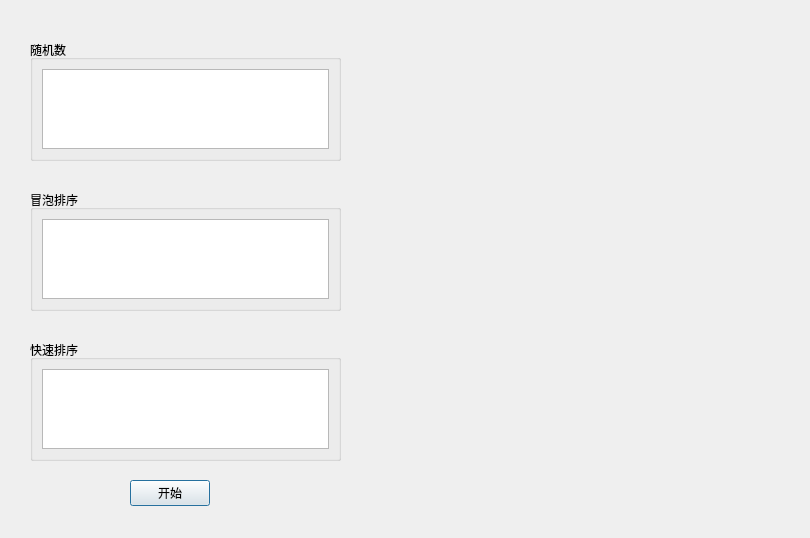
<?xml version="1.0" encoding="UTF-8"?>
<ui version="4.0">
 <class>TestThread</class>
 <widget class="QDialog" name="TestThread">
  <property name="geometry">
   <rect>
    <x>0</x>
    <y>0</y>
    <width>810</width>
    <height>538</height>
   </rect>
  </property>
  <property name="windowTitle">
   <string>Dialog</string>
  </property>
  <widget class="QWidget" name="widget" native="true">
   <property name="geometry">
    <rect>
     <x>10</x>
     <y>20</y>
     <width>341</width>
     <height>491</height>
    </rect>
   </property>
   <widget class="QGroupBox" name="groupBox">
    <property name="geometry">
     <rect>
      <x>20</x>
      <y>20</y>
      <width>311</width>
      <height>121</height>
     </rect>
    </property>
    <property name="title">
     <string>随机数</string>
    </property>
    <layout class="QVBoxLayout" name="verticalLayout">
     <item>
      <widget class="QListWidget" name="randList"/>
     </item>
    </layout>
   </widget>
   <widget class="QGroupBox" name="groupBox_2">
    <property name="geometry">
     <rect>
      <x>20</x>
      <y>170</y>
      <width>311</width>
      <height>121</height>
     </rect>
    </property>
    <property name="title">
     <string>冒泡排序</string>
    </property>
    <layout class="QVBoxLayout" name="verticalLayout_2">
     <item>
      <widget class="QListWidget" name="bubbleList"/>
     </item>
    </layout>
   </widget>
   <widget class="QGroupBox" name="groupBox_3">
    <property name="geometry">
     <rect>
      <x>20</x>
      <y>320</y>
      <width>311</width>
      <height>121</height>
     </rect>
    </property>
    <property name="title">
     <string>快速排序</string>
    </property>
    <layout class="QVBoxLayout" name="verticalLayout_3">
     <item>
      <widget class="QListWidget" name="quickList"/>
     </item>
    </layout>
   </widget>
   <widget class="QPushButton" name="startBut">
    <property name="geometry">
     <rect>
      <x>120</x>
      <y>460</y>
      <width>80</width>
      <height>26</height>
     </rect>
    </property>
    <property name="text">
     <string>开始</string>
    </property>
   </widget>
  </widget>
 </widget>
 <resources/>
 <connections/>
</ui>
